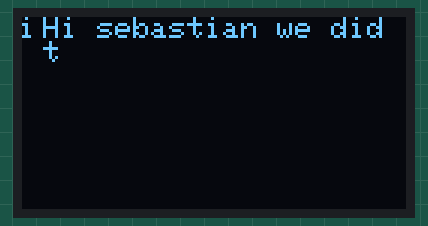
Recording of a sketch running on a simulated Arduino Uno, built with avr-gcc and run on an emulated ATmega328P. Shown: 128×64 one-colour display.

Above: at 2.6 s.
At 7.2 s:
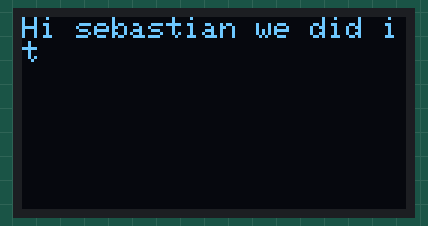
At 11.8 s:
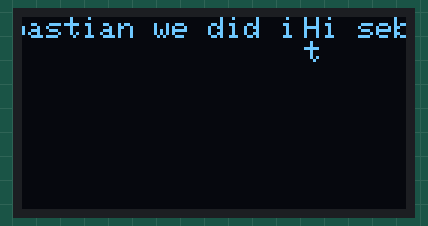
At 18.3 s:
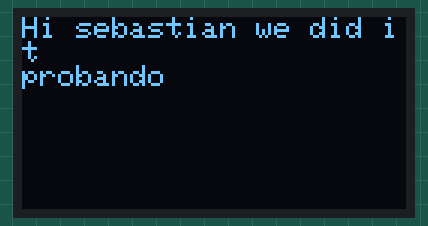
At 26.5 s:
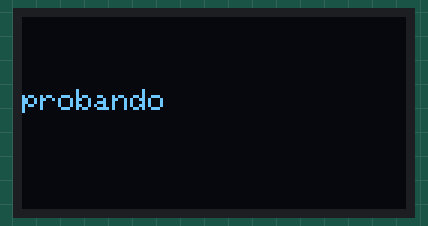
At 37.6 s:
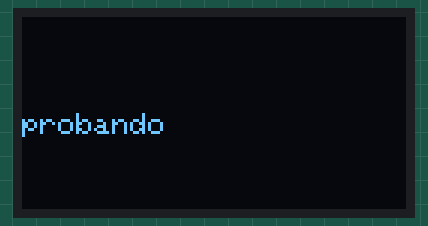

The sketch:

OLED_DISPLAY.ino
```cpp
/*********
  Rui Santos
  Complete project details at https://randomnerdtutorials.com
*********/

#include <Wire.h>
#include <Adafruit_GFX.h>
#include <Adafruit_SSD1306.h>

#define SCREEN_WIDTH 128 // OLED display width, in pixels
#define SCREEN_HEIGHT 64 // OLED display height, in pixels

// Declaration for an SSD1306 display connected to I2C (SDA, SCL pins)
Adafruit_SSD1306 display(SCREEN_WIDTH, SCREEN_HEIGHT, &Wire, -1);

void setup() {
  Serial.begin(115200);

  if(!display.begin(SSD1306_SWITCHCAPVCC, 0x3C)) { // Address 0x3D for 128x64
    Serial.println(F("SSD1306 allocation failed"));
    for(;;);
  }
  delay(2000);
  display.clearDisplay();

  display.setTextSize(1);
  display.setTextColor(WHITE);
  display.setCursor(0, 0);
  // Display static text
  display.println("Hi sebastian we did it");
  display.display();
  delay(100);

}

void loop() {
  // Scroll in various directions, pausing in-between:
  display.startscrollright(0x00, 0x0F);
  delay(2000);
  display.stopscroll();
  delay(1000);
  display.startscrollleft(0x00, 0x0F);
  delay(2000);
  display.stopscroll();
  delay(1000);
  display.startscrolldiagright(0x00, 0x07);
  delay(2000);
  display.startscrolldiagleft(0x00, 0x07);
  delay(2000);
  display.stopscroll();
  delay(1000);
  display.println("probando");
  display.display();
  delay(100);
  display.clearDisplay();
}
```

Measured:
- what the display in image 1 shows lasts 1.3 s, from 7.2 s to 8.5 s
